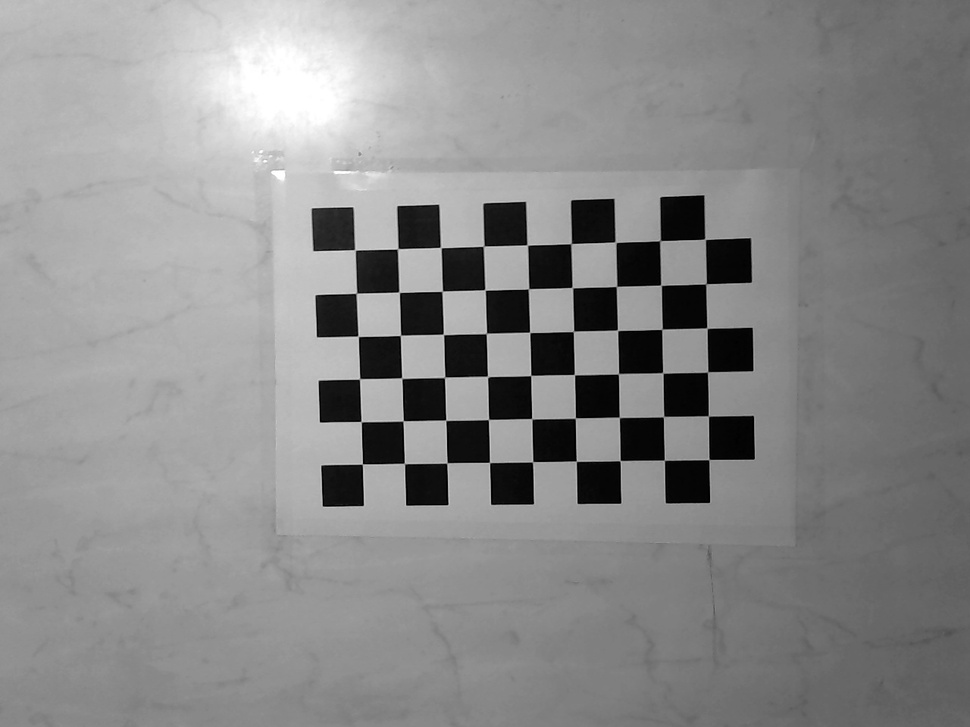
#> input picture Assignments/AS4/data/i0.jpg, 970 x 727 px, shrunk from 1280 x 960 before the run; its folder holds only this picture in this run
$ python 1_extraction.py
#> lines starting #> are read from the running program, lines starting #| are printed output that depends on the picture
import argparse
import cv2
import numpy as np
import glob
import yaml

### TAKE IMAGE INPUT AS PASSED ARGUMENT
parser = argparse.ArgumentParser(description = 'This is the Feature Extraction part!')
parser.add_argument('-f', metavar = 'Enter "/file-loc/" having calibration images in jpg format', type = str, nargs = '?', default = '../data/')
args = parser.parse_args()

### GLOBAL
count = 0
color = (255,255,255)
font = cv2.FONT_HERSHEY_SIMPLEX

# termination criteria
criteria = (cv2.TERM_CRITERIA_EPS + cv2.TERM_CRITERIA_MAX_ITER, 30, 0.001)

# prepare object points
rows = 6
columns = 9
objpoint = np.zeros((rows*columns,3), np.float32)
objpoint[:,:2] = np.mgrid[0:columns, 0:rows].T.reshape(-1,2)

# Arrays to store object points and image points from all the views
objpoints = [] # 3d point in real world space, Z = 0
imgpoints = [] # 2d points in image plane.

# Import calibration images
images = glob.glob(f'{args.f}*.jpg')

# Extract features
for file_name in images:
    ### SOURCE HANDLER
    image = cv2.imread(file_name)
#> image is the input picture: shape (727, 970, 3); min 0, max 255, mean 138.4
    if image is None:
        print(f'Failed to load image file {file_name}. Pass a valid location as -f <loc>')
        exit(0)
    image_instance = image.copy()

    ### START APPLICATION
    image_instance = cv2.cvtColor(image_instance,cv2.COLOR_BGR2GRAY)
    ret, corners = cv2.findChessboardCorners(image_instance, (columns,rows),None)
#> ret = True; corners = 54 rows, first 8: [354.9, 249.9], [397.7, 248.7], [440.7, 247.4], [483.5, 246.3], [527.3, 245], [571.1, 243.5], [615.3, 242.2], [659.8, 240.6]

    # If found, add object points, image points (after refining them)
    if ret == True:
        count += 1
        objpoints.append(objpoint)
        corners2 = cv2.cornerSubPix(image_instance,corners,(11,11),(-1,-1),criteria)
#> corners2 = 54 rows, first 8: [355, 249.9], [397.7, 248.8], [440.7, 247.5], [483.6, 246.1], [527.3, 245], [571.2, 243.7], [615.5, 242.2], [660, 240.7]
        imgpoints.append(corners2)

        # Draw and display the corners
        image_instance = cv2.drawChessboardCorners(image_instance, (columns,rows), corners2,ret)

    cv2.putText(image_instance,'Press any key for next (exits if no more images)',(30,30), font, 1, color,2)
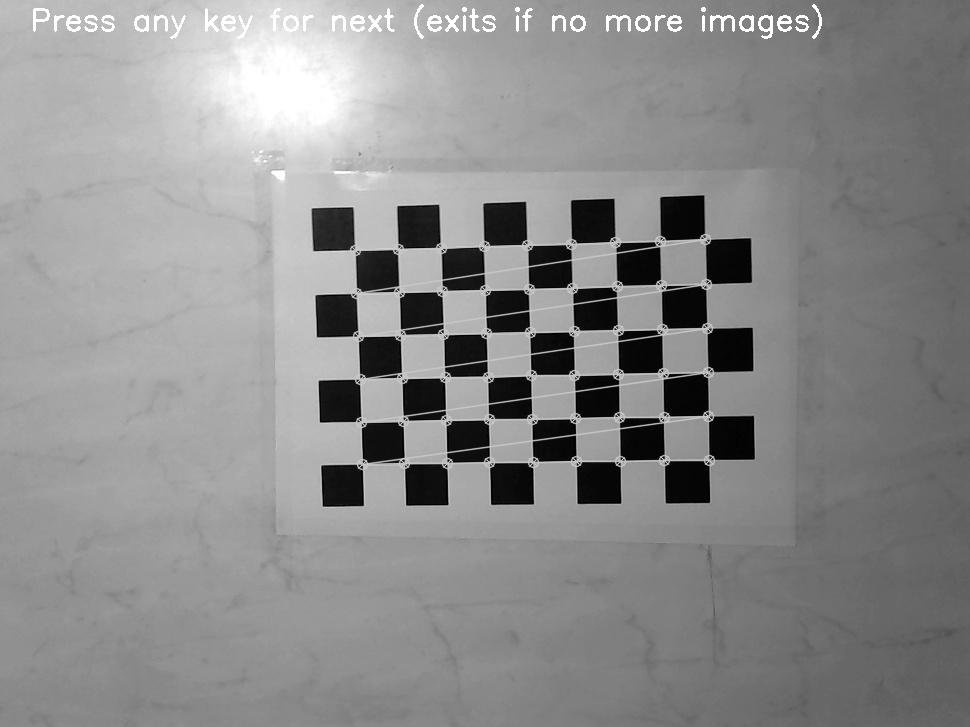
#> image_instance: shape (727, 970); min 0, max 255, mean 140

    # Display loop
    while True:
        cv2.imshow('Feature Extracted Image',image_instance)

        # User Input
        key = cv2.waitKey()
#> (key Esc is pressed here)
        break

cv2.destroyAllWindows()

# transform the object points and image points into readable yaml list
data = {'objpoints': np.asarray(objpoints).tolist(),
        'imgpoints': np.asarray(imgpoints).tolist()}

# and save it to a file
with open("extracts.yaml", "w") as f:
    yaml.dump(data, f)
    print(f'extracted feature points from {count} images out of {len(images)} saved at {f.name}')

$ run again, on Assignments/AS4/data/i12.jpg
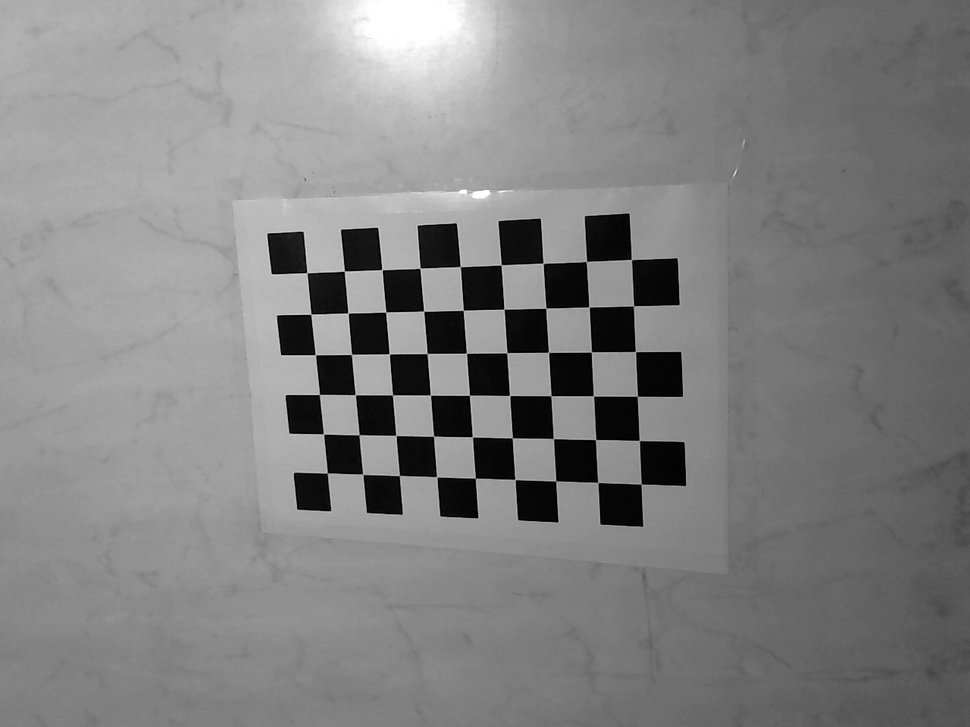
#> input picture Assignments/AS4/data/i12.jpg, 970 x 727 px, shrunk from 1280 x 960 before the run
#> image is the input picture: shape (727, 970, 3); min 0, max 255, mean 129.7
#> ret = True; corners = 54 rows, first 8: [306.8, 272.6], [344.4, 271.1], [381.8, 269.6], [419.9, 268.1], [460.2, 266.5], [501.1, 264.9], [543.1, 263.3], [586.4, 261.4]
#> corners2 = 54 rows, first 8: [306.9, 272.8], [344.4, 271.1], [382, 269.7], [420, 268.2], [460.3, 266.6], [501.2, 264.8], [543.2, 263.3], [586.5, 261.4]
#> `cv2.putText(image_instance,'Press any key for next (exits if no more i..`:
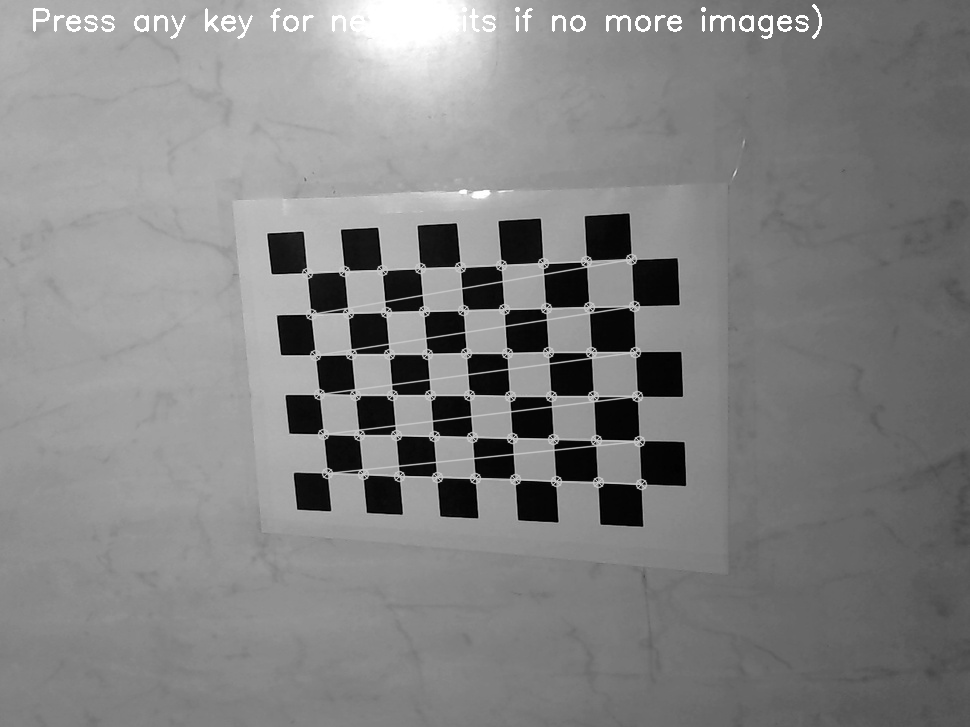
#> image_instance: shape (727, 970); min 0, max 255, mean 131.4

$ run again, on Assignments/AS4/data/i2.jpg
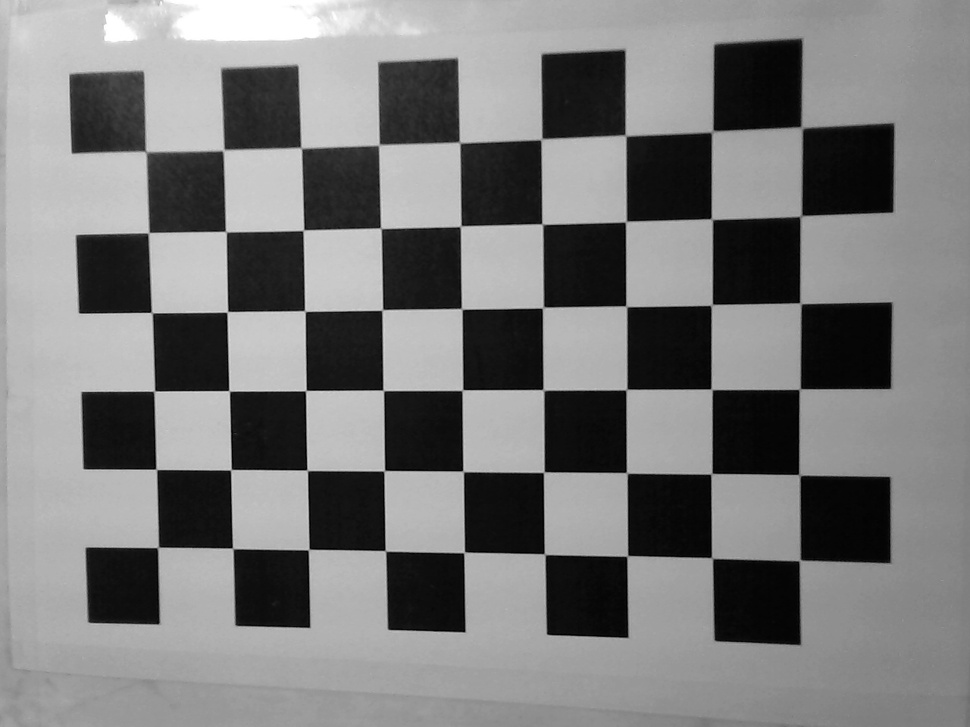
#> input picture Assignments/AS4/data/i2.jpg, 970 x 727 px, shrunk from 1280 x 960 before the run
#> image is the input picture: shape (727, 970, 3); min 0, max 255, mean 122.3
#> ret = True; corners = 54 rows, first 8: [145.3, 151.2], [223.4, 150], [301, 147.9], [378.9, 144.8], [459.5, 142.4], [540.3, 140.1], [624.7, 134.7], [713.1, 129.4]
#> corners2 = 54 rows, first 8: [145.8, 151.5], [223.4, 150.1], [301.2, 147.8], [378.9, 144.9], [459.6, 142.5], [541.4, 139.2], [625.5, 135.4], [712.3, 131.5]
#> `cv2.putText(image_instance,'Press any key for next (exits if no more i..`:
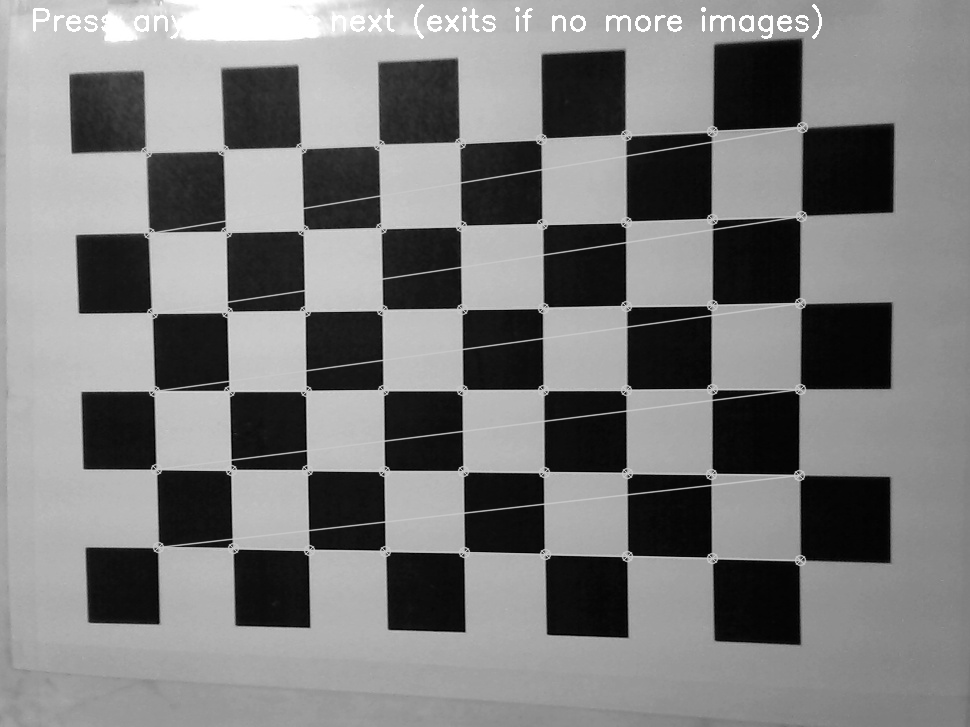
#> image_instance: shape (727, 970); min 0, max 255, mean 124.1

$ run again, on Assignments/AS4/data/i3.jpg
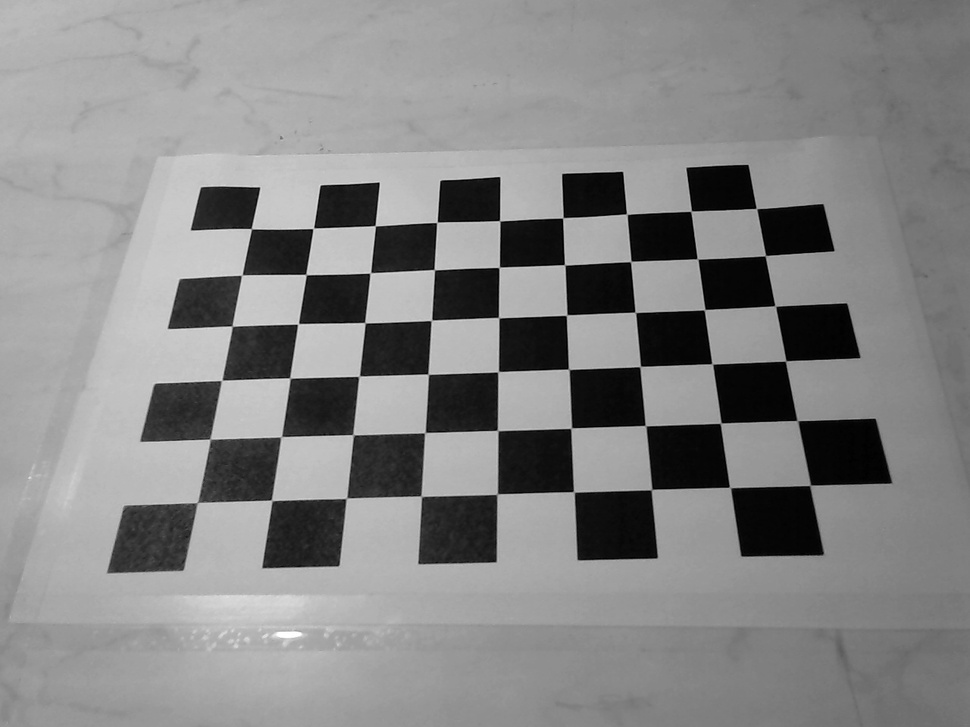
#> input picture Assignments/AS4/data/i3.jpg, 970 x 727 px, shrunk from 1280 x 960 before the run
#> image is the input picture: shape (727, 970, 3); min 0, max 255, mean 133.4
#> ret = True; corners = 54 rows, first 8: [251.3, 228.6], [313.4, 228.4], [375.3, 225.6], [436.9, 222.4], [499.5, 220.7], [562.7, 217.8], [626.5, 214], [691.2, 211.2]
#> corners2 = 54 rows, first 8: [251.4, 228.7], [313.3, 228.3], [375.3, 225.7], [436.8, 222.3], [499.7, 220.7], [562.9, 217.8], [626.7, 214.2], [691.2, 211.2]
#> `cv2.putText(image_instance,'Press any key for next (exits if no more i..`:
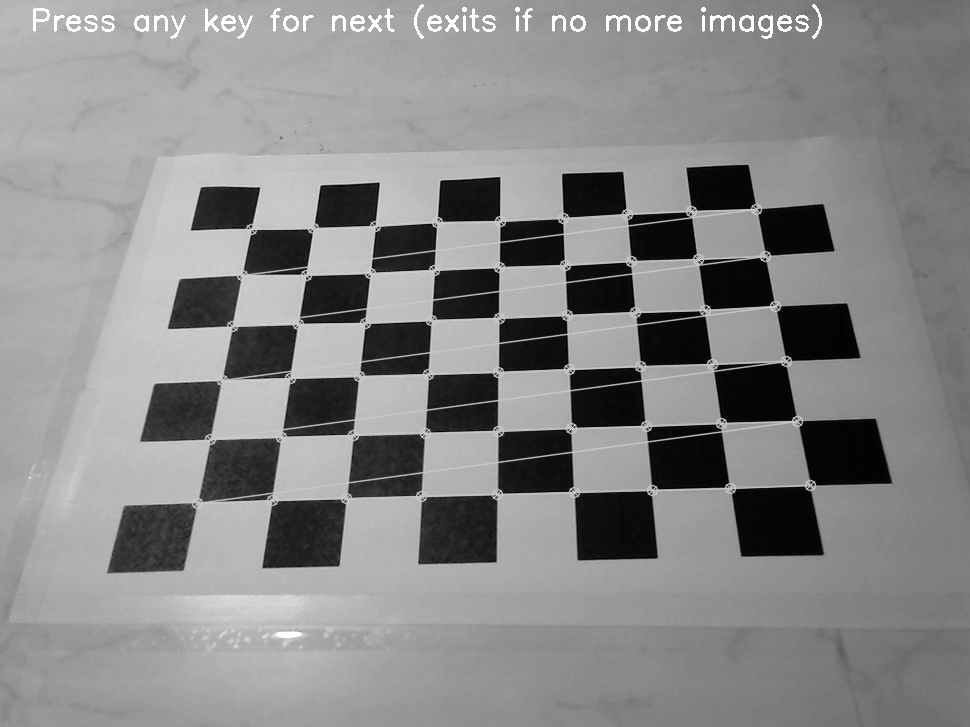
#> image_instance: shape (727, 970); min 0, max 255, mean 135.5

$ run again, on Assignments/AS4/data/i1.jpg
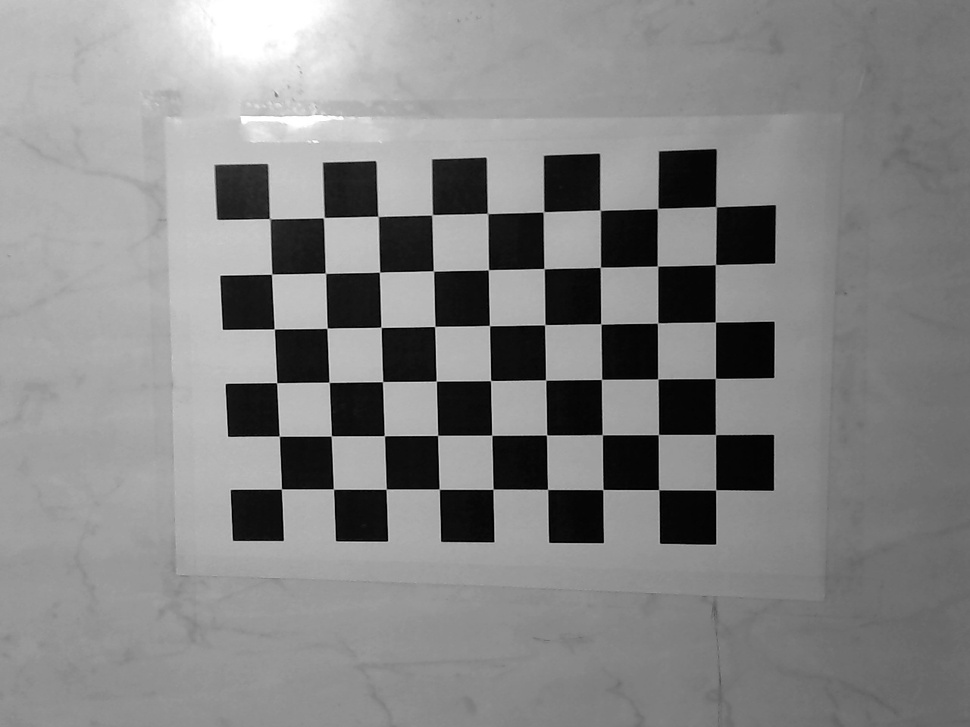
#> input picture Assignments/AS4/data/i1.jpg, 970 x 727 px, shrunk from 1280 x 960 before the run
#> image is the input picture: shape (727, 970, 3); min 0, max 255, mean 133.8
#> ret = True; corners = 54 rows, first 8: [269.6, 218.5], [323.6, 217.7], [377.9, 216.5], [432, 214.7], [487.4, 213.3], [543.4, 211.9], [600.1, 210.2], [657.6, 208.6]
#> corners2 = 54 rows, first 8: [269.7, 218.7], [323.7, 217.6], [378.1, 216.4], [432.1, 214.8], [487.6, 213.5], [543.5, 211.8], [600.2, 210.3], [657.6, 208.5]
#> `cv2.putText(image_instance,'Press any key for next (exits if no more i..`:
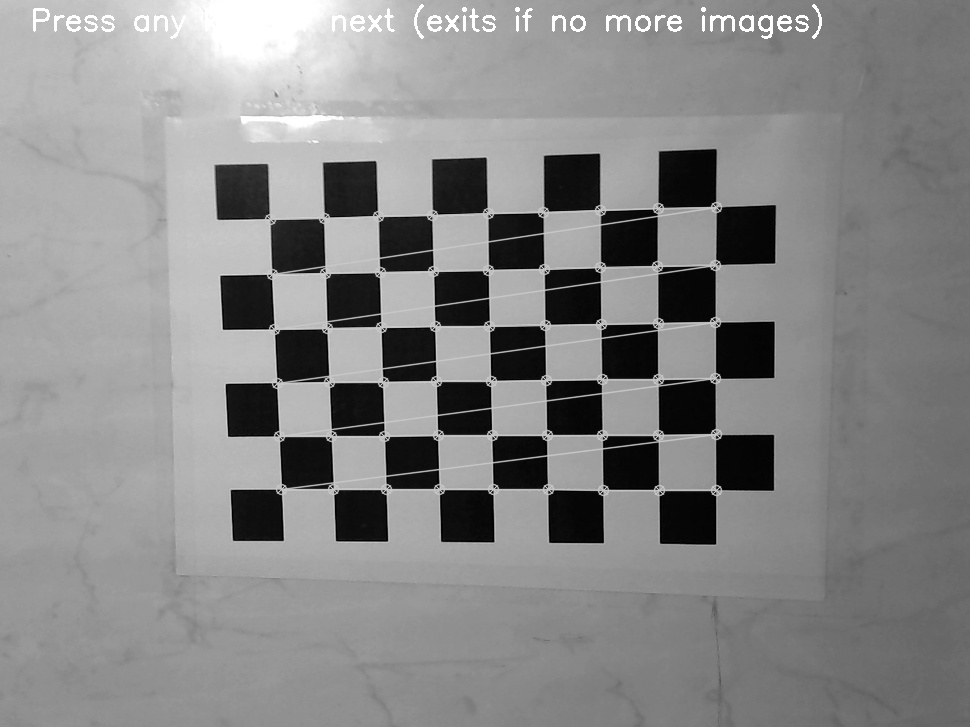
#> image_instance: shape (727, 970); min 0, max 255, mean 135.5
